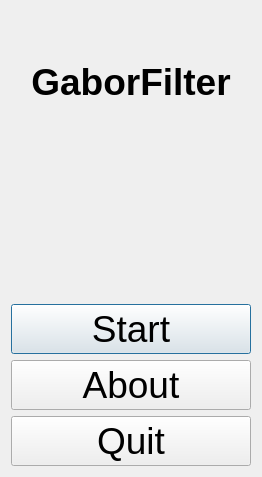
<?xml version="1.0" encoding="UTF-8"?>
<ui version="4.0">
 <class>QtToolGaborFilterMenuDialog</class>
 <widget class="QDialog" name="QtToolGaborFilterMenuDialog">
  <property name="geometry">
   <rect>
    <x>0</x>
    <y>0</y>
    <width>262</width>
    <height>477</height>
   </rect>
  </property>
  <property name="font">
   <font>
    <pointsize>28</pointsize>
   </font>
  </property>
  <property name="windowTitle">
   <string>GaborFilter</string>
  </property>
  <property name="windowIcon">
   <iconset resource="ToolGaborFilter.qrc">
    <normaloff>:/images/R.png</normaloff>:/images/R.png</iconset>
  </property>
  <layout class="QVBoxLayout" name="verticalLayout">
   <item>
    <widget class="QLabel" name="label_title">
     <property name="font">
      <font>
       <pointsize>28</pointsize>
       <weight>75</weight>
       <bold>true</bold>
      </font>
     </property>
     <property name="text">
      <string>GaborFilter</string>
     </property>
     <property name="alignment">
      <set>Qt::AlignCenter</set>
     </property>
    </widget>
   </item>
   <item>
    <widget class="QLabel" name="image_gabor">
     <property name="text">
      <string/>
     </property>
     <property name="pixmap">
      <pixmap resource="ToolGaborFilter.qrc">:/images/ToolGaborFilter.png</pixmap>
     </property>
     <property name="alignment">
      <set>Qt::AlignCenter</set>
     </property>
    </widget>
   </item>
   <item>
    <widget class="QPushButton" name="button_start">
     <property name="text">
      <string>Start</string>
     </property>
    </widget>
   </item>
   <item>
    <widget class="QPushButton" name="button_about">
     <property name="text">
      <string>About</string>
     </property>
    </widget>
   </item>
   <item>
    <widget class="QPushButton" name="button_quit">
     <property name="text">
      <string>Quit</string>
     </property>
    </widget>
   </item>
  </layout>
 </widget>
 <layoutdefault spacing="6" margin="11"/>
 <resources>
  <include location="ToolGaborFilter.qrc"/>
 </resources>
 <connections/>
</ui>
